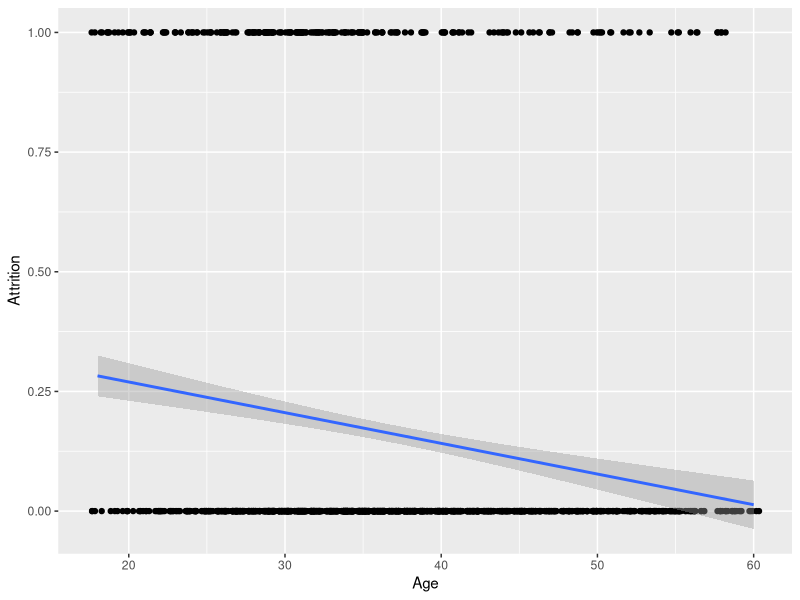
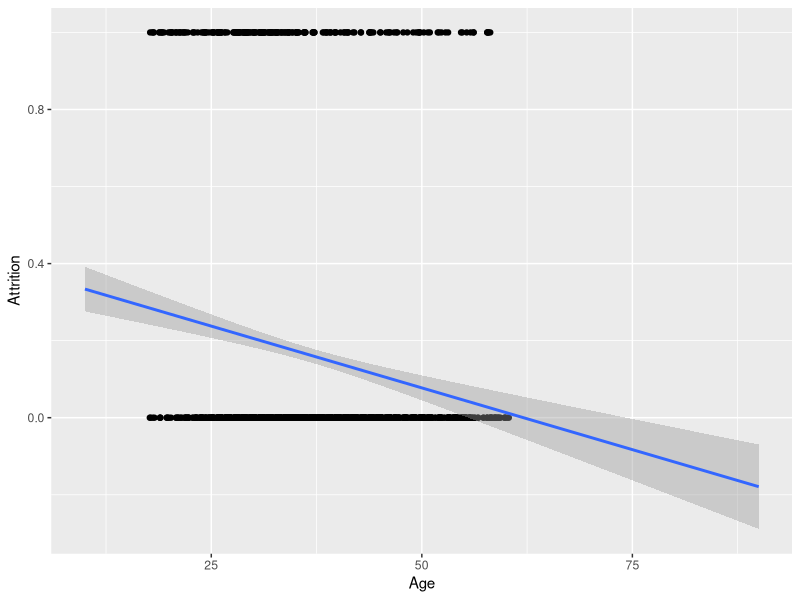
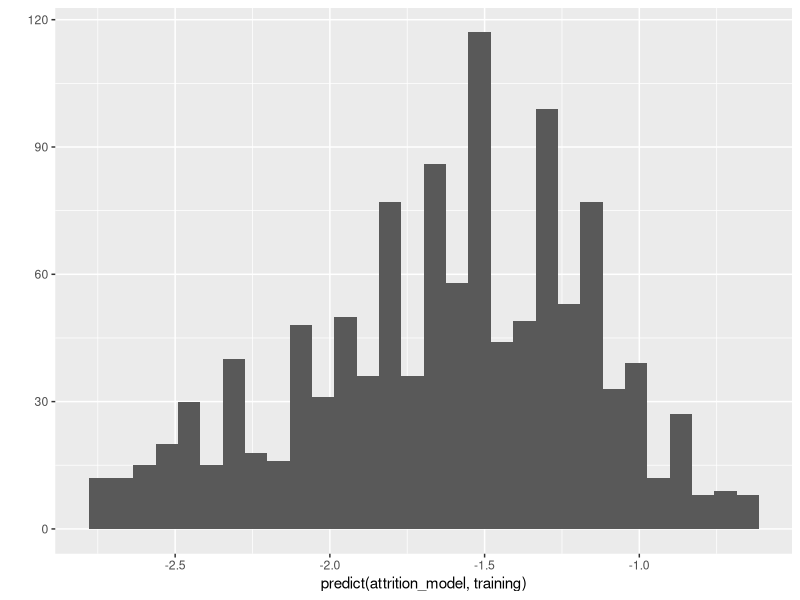
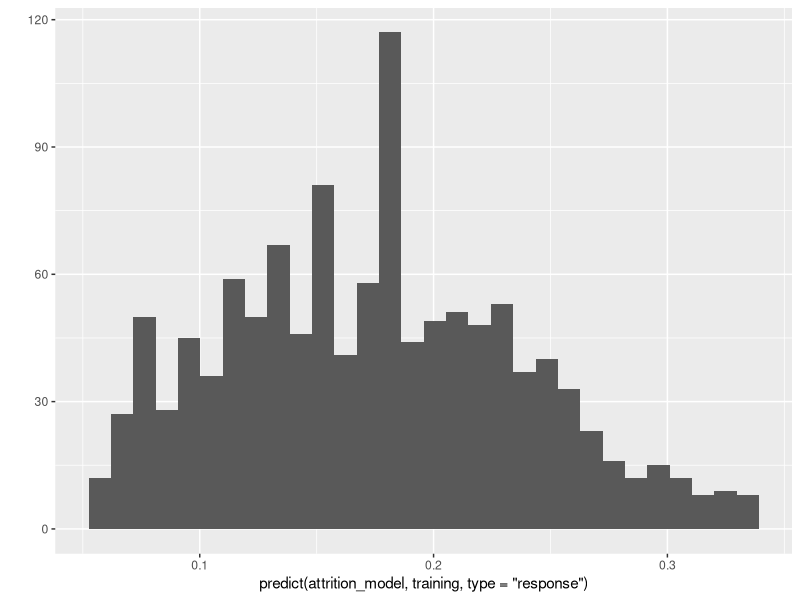
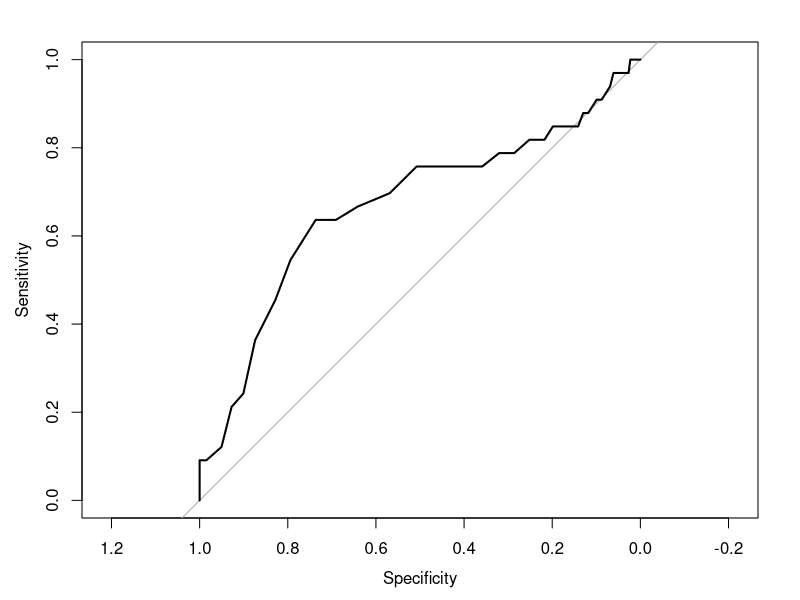
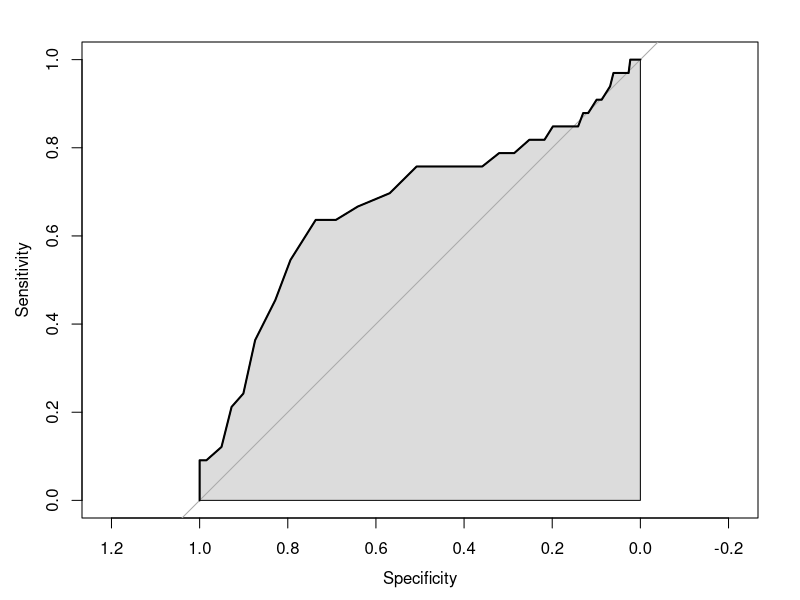

These charts were generated, in order, by the following R code:
library(modeldata)
library(dplyr)
library(ggplot2)
library(caret) #for confusion matrix and related metrics
library(pROC) #for ROC curves


#Load data
data(attrition)

#Trying to predict attrition for IBM employees

#Trying lm; causes warnings related to factors
lm(Attrition ~ Age, attrition)

#Try converting to factors and running again
attrition_cleaned <- attrition |>
  mutate(across(where(is.factor), as.character))

try(attrition_model <- lm(Attrition ~ Age, attrition_cleaned))

#Converting Attrition to binary numeric variable and creating linear model

attrition_cleaned <- attrition_cleaned |> 
  mutate(Attrition = dplyr::recode(Attrition, "Yes" = 1, "No" = 0))


attrition_model <- lm(Attrition ~ Age, attrition_cleaned)

summary(attrition_model)

#Plot linear model (doesn't look good)

#Top is employees who quit at a given age
#Older employees seem less likely to quit

ggplot(attrition_cleaned, aes(Age, Attrition)) + 
  geom_jitter(height = 0) + 
  geom_smooth(method = "lm", formula = "y ~ x")

#Linear model is bad because it doesn't predict probability

#Example: for 75 year old has a predicted negative value

ggplot(attrition_cleaned, aes(Age, Attrition)) + 
  scale_x_continuous(limits = c(10, 90)) + 
  geom_jitter(height = 0) + 
  stat_smooth(method = "lm", formula = "y ~ x", fullrange = TRUE)

#Better option: logistic model####

#Create training data set
set.seed(123)
#Randomizes row numbers
row_idx <- sample(seq_len(nrow(attrition_cleaned)), nrow(attrition_cleaned))
training <- attrition_cleaned[row_idx < nrow(attrition_cleaned) * 0.8, ]
testing <- attrition_cleaned[row_idx >= nrow(attrition_cleaned) * 0.8, ]

#fit model
attrition_model <- glm(Attrition ~ Age, training, family = "binomial")

summary(attrition_model)

#Prediction plot for logistic model isn't meaningful with defaults

qplot(predict(attrition_model,training))

#Need to set type to "response"
qplot(predict(attrition_model, training, type = "response"))

#Assess model accuracy
testing$prediction <- predict(attrition_model, testing, type = "response")|>
  round()

#All the predictions are 0 because all probabilities are <0.5
sum(testing$prediction == testing$Attrition) / length(testing$Attrition)
sum(0 == testing$Attrition) / length(testing$Attrition)

#Other metrics are better

#Confusion matrix and associated metrics####

attrition_confusion <- confusionMatrix(
  # Predictions go first, "true" values second:
  data = factor(testing$prediction, levels = 0:1),
  reference = factor(testing$Attrition, levels = 0:1),
  # Specify what level is your "hit" or "positive" value
  #(these are the rarer values, in this case quitting the job)
  positive = "1"
)

#This is a confusion matrix
attrition_confusion$table
#262 true negatives
#33 false negatives
#0 false positives
#0 true positives

#Other accuracy metrics
round(attrition_confusion$overall, 4)
#AccuracyNull is the accuracy if we just guess the most common class
#(same as overall accuracy in this case)

#very useful part of confusionMatrix output
round(attrition_confusion$byClass, 3)

#Has predictive values, sensitivity, and specificity (see notes in Word)

#Model has worst sensitivity, best specificity

#ROC curves###


attrition_roc <- roc(
  testing$Attrition,
  predict(attrition_model, testing, type = "response")
)


#plots trade offs between sensitivity and specificity

plot(attrition_roc)

#Find best probability threshold to get closest to perfect accuracy (upper
#left corner of plot)

coords(attrition_roc, "best")

#^Normally done with validation set, not test set^

#Use threshold value from ROC curve 

testing$prediction <- predict(attrition_model, testing, type = "response")
testing$prediction <- as.numeric(testing$prediction > 0.20499)
confusionMatrix(factor(testing$prediction), 
                factor(testing$Attrition), 
                positive = "1")

#Overall accuracy is lower, but we now do a better job of predicting positive
#values

#Table of sensitiviy and specificity
coords(attrition_roc)

#Plot area under curve
plot(attrition_roc, auc.polygon = TRUE)

#Get area under curve
auc(attrition_roc)
